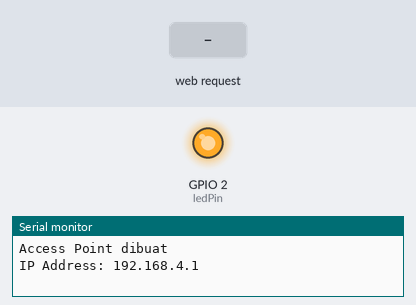
A sketch run on a simulated ESP8266 (NodeMCU). On the bench: output pins drawn as LEDs (lit = HIGH), the last lines printed to the serial monitor. Inputs (shaded band) come from the test bench.

Above: at 1.2 s.
1.3 s: HTTP request GET /ON received
At 2.5 s:
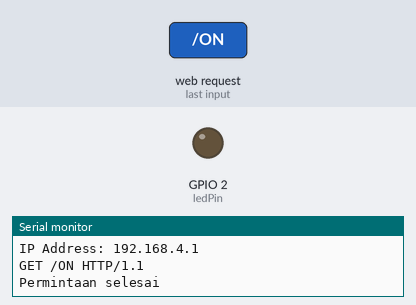
2.8 s: HTTP request GET /OFF received
At 3.7 s:
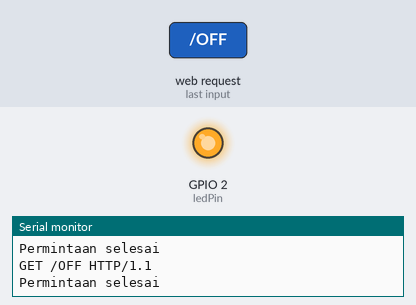
Timing chart, 0 to 5.8 s (numbered marks = the images above; inputs shaded):
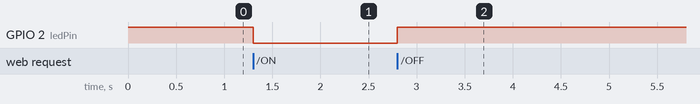

Measured:
- after the input at 1.3 s, GPIO 2 (ledPin): HIGH → LOW at once
- after the input at 2.8 s, GPIO 2 (ledPin): LOW → HIGH at once

The sketch:

APmode_LED_built-in.ino
```cpp
#include <ESP8266WiFi.h>

const char* ssid = "ESP8266-AP";
const char* password = "12345678";

WiFiServer server(80);
const int ledPin = LED_BUILTIN;

void setup() {
  Serial.begin(115200);
  pinMode(ledPin, OUTPUT);
  digitalWrite(ledPin, HIGH); // LED mati

  WiFi.softAP(ssid, password);
  Serial.println("Access Point dibuat");
  Serial.print("IP Address: ");
  Serial.println(WiFi.softAPIP());

  server.begin();
}

void loop() {
  WiFiClient client = server.available();
  if (!client) return;

  while (!client.available()) delay(1);

  String request = client.readStringUntil('\r');
  Serial.println(request);
  client.flush();

  if (request.indexOf("/ON") != -1) digitalWrite(ledPin, LOW);
  if (request.indexOf("/OFF") != -1) digitalWrite(ledPin, HIGH);

  client.println("HTTP/1.1 200 OK");
  client.println("Content-Type: text/html");
  client.println();

  // HTML ditulis per baris
  client.println("<!DOCTYPE html>");
  client.println("<html>");
  client.println("<head>");
  client.println("<meta charset='UTF-8'>");
  client.println("<title>Kontrol LED</title>");
  client.println("</head>");
  client.println("<body>");
  client.println("<h1>Kontrol LED ESP8266</h1>");
  client.println("<p><a href=\"/ON\"><button>Nyalakan LED</button></a></p>");
  client.println("<p><a href=\"/OFF\"><button>Matikan LED</button></a></p>");
  client.println("</body>");
  client.println("</html>");

  delay(1);
  Serial.println("Permintaan selesai");
}
```
